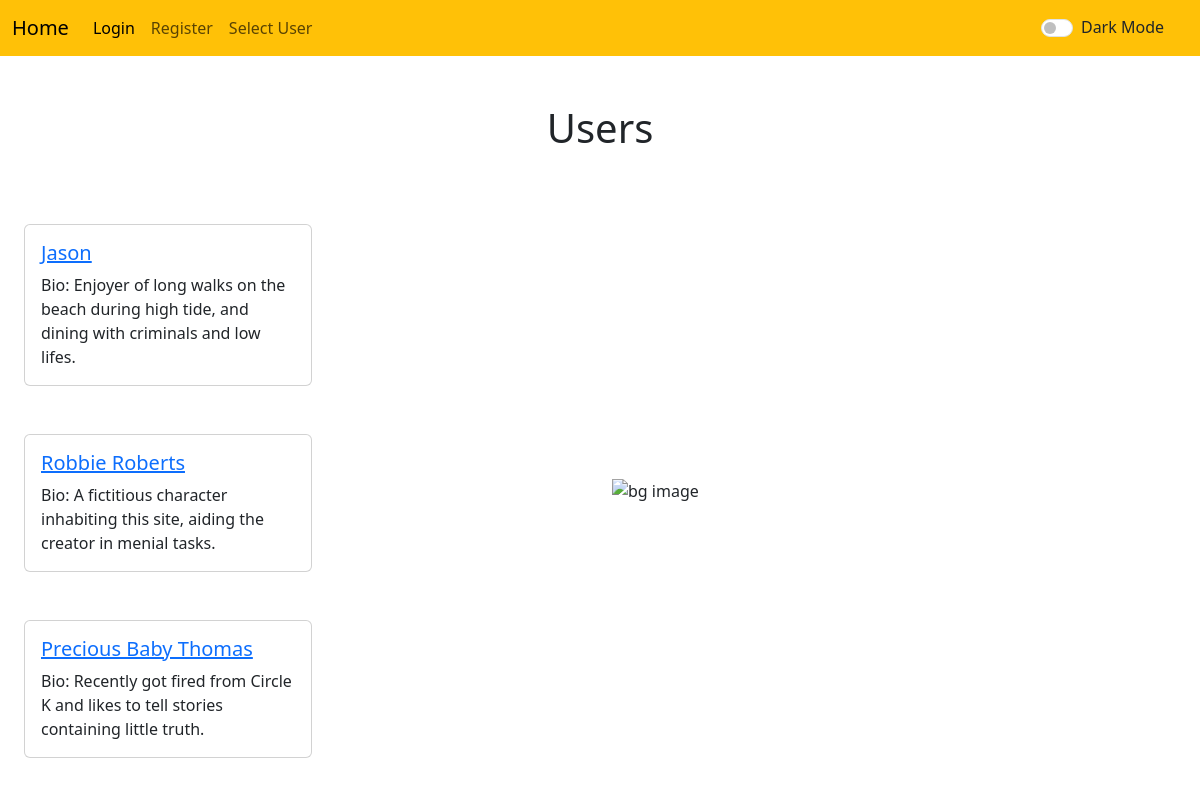
The app's page /crud/users with its own data.
### models.py (models this page shows, shortened)
class User(db.Model, UserMixin):
	id = db.Column(db.Integer, primary_key=True)
	email = db.Column(db.String(150), unique=True)
	password = db.Column(db.String(150))
	name = db.Column(db.String(150))
	bio = db.Column(db.String(150))
	movies = db.relationship('Movie', backref='user', lazy=True)

### crud_routes.py (the view)
@crud_bp.route('/users')
def list_users():
	user_theme = request.args.get('theme')
	user = current_user
	users = data_manager.get_all_users()
	return render_template('users.html', users=users, user=user, user_theme=user_theme)

### datamanager/sqlite_data_manager.py (called while the page is built)
	def get_all_users(self):
		users = User.query.all()
		return users

### templates/users.html (shortened to what this page needs)
{% extends 'base.html' %}
{% block content %}
<h1 class="mt-5 mb-5 text-center my-2">Users</h1>
<div class="row">
    <div class="d-flex flex-column justify-content-center col-md-6">
        {% for user in users%}
        <div class="card mx-4 my-4" style="width: 18rem;">
            <div class="card-body">
                <h5 class="card-title"><a href="{{ url_for('crud.list_user_movies', user_id=user.id, theme=user_theme) }}">{{ user.name }}</a>
                </h5>
                <p class="card-text">Bio: {{ user.bio }}</p>
            </div>
        </div>
        {% endfor %}
    </div>
    <div class="d-flex flex-column justify-content-center col-md-5">
        <img src="{{ url_for('static', filename='bg1.jpg') }}" class="img-fluid" alt="bg image">
    </div>
</div>
{% endblock %}

### templates/base.html (shortened to what this page needs)
<!doctype html>
<html lang="en">
<head>
    <Link href="{{ url_for('static', filename='styles.css') }}" rel="stylesheet">
    <link href="https://cdn.jsdelivr.net/npm/bootstrap@5.3.0/dist/css/bootstrap.min.css" rel="stylesheet"
>
</head>
<body data-bs-theme="{{ user_theme }}">
{% include 'navbar.html' %}
{% block content %}
{% endblock %}
   </body>
</html>

### templates/navbar.html (shortened to what this page needs)
<nav id='navbar' class="navbar navbar-expand-lg bg-warning">
  <div class="container-fluid">
    <a class="navbar-brand" href="{{ url_for('home', theme=user_theme) }}">Home</a>
    <div class="collapse navbar-collapse" id="navbarSupportedContent">
      <ul class="navbar-nav me-auto mb-2 mb-lg-0">
        <li class="nav-item">
          <a class="nav-link active" aria-current="page" href="{{ url_for('auth.login', theme=user_theme) }}">Login</a>
        </li>
				{% if user.is_authenticated %}
				<li class="nav-item">
          <a class="nav-link" href="{{ url_for('auth.logout', theme=user_theme) }}">Logout</a>
        </li>
				{% else %}
        <li class="nav-item">
          <a class="nav-link" href="{{ url_for('auth.add_user', theme=user_theme) }}">Register</a>
        </li>
				{% endif %}
        <li class="nav-item">
                    <a class="nav-link" href="{{ url_for('crud.list_users', theme=user_theme) }}">Select User</a>
                </li>
      </ul>
			<form action="{{ url_for('home') }}" method='POST'>
			<div class='form-check form-switch mx-4'>
			<label>Dark Mode</label>
			<input
				class='form-check-input p-2'
				type='checkbox'
				role='switch'
				id='darkModeInput'
				name='theme'
				onclick='myFunction()'
			/>
			</div>
			</form>
    </div>
  </div>
</nav>

### records on screen
User: name "Jason", bio "Enjoyer of long walks on the beach during high tide, and dining with criminals and low lifes."
User: name "Robbie Roberts", bio "A fictitious character inhabiting this site, aiding the creator in menial tasks."
User: name "Precious Baby Thomas", bio "Recently got fired from Circle K and likes to tell stories containing little truth."
